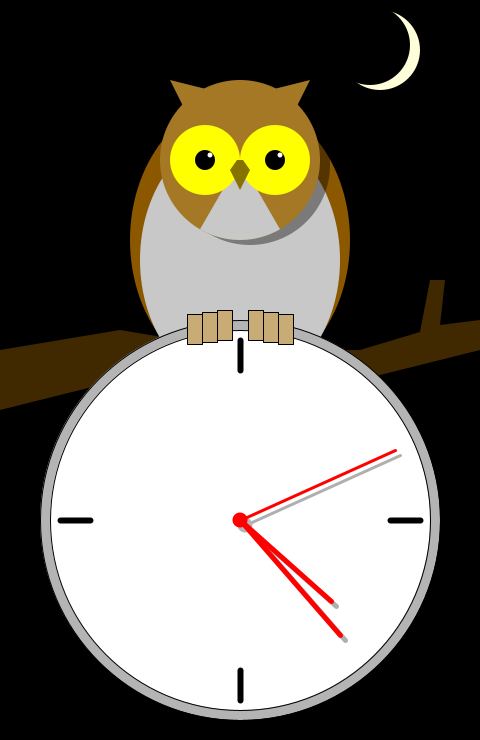
Frame 1 (no input)
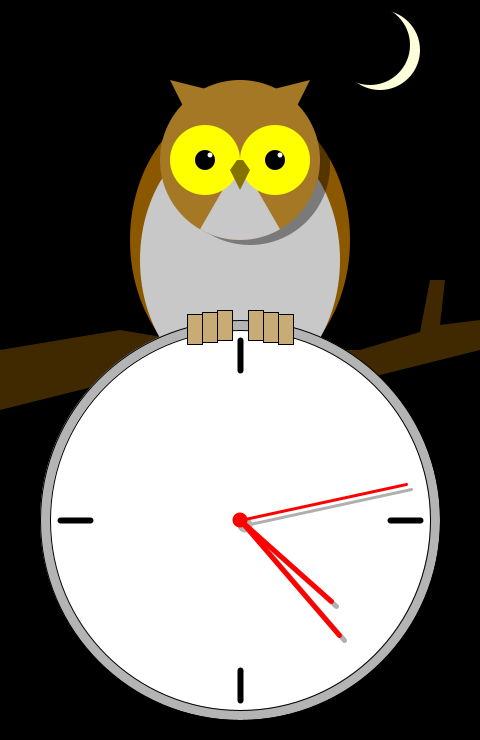
Frame 60 (the mouse pressed at the canvas centre just before this capture)
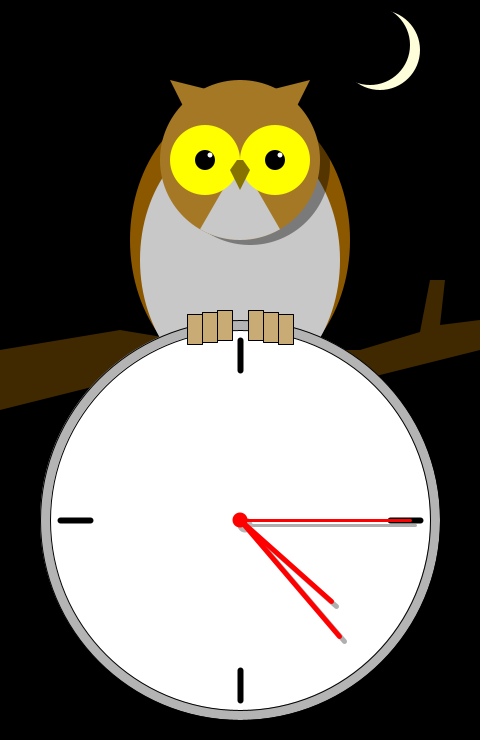
Frame 120 (the mouse held since frame 60 and released just before this capture)

The Processing sketch that drew these frames (run headless with seeded random() and noise(); from frame 60 on, the mouse is pressed at the canvas centre):

// Processing sketch: processing_152155
// ── processing_152155.pde

float scalar = 170;
float speed = 0.05;
float x, y, s, m, h, centroX, centroY;

void setup() { 
size(480,740);
smooth();
}

void draw() {
centroX=width/2;
centroY=520;
  
  
  
background(0,0,0);
noStroke();

// Luna
fill(255,254,219);
ellipse(380,50,80,80);
fill(0,0,0);
ellipse(370,45,80,80);

//ramo
fill(64,41,0);
beginShape();                                    
vertex(0,350);
vertex(120,330);
vertex(240,350);
vertex(360,350);
vertex (420,332);
vertex(430,280);
vertex(445,280);
vertex(440,325);
vertex(480,320);

vertex(480,350);
vertex(360,380);
vertex(240,390);
vertex(120,380);
vertex(0,410);
endShape(CLOSE);

//Fine ramo




// Inizio corpo
fill(139,88,0);
ellipse(centroX,240,220,280);

fill(200);
ellipse(centroX,260,200,260);
// fine corpo


// inizio testa
fill(0,0,0,100);
ellipse(250,165,160,160);

fill(165,120,37);
ellipse(240,160,160,160);                        //Testa gufo

beginShape();                                    // Orecchie
vertex(centroX+70,80);
vertex(centroX+30,90);
vertex(centroX+50,120);
endShape(CLOSE);

beginShape();
vertex(centroX-70,80);
vertex(centroX-30,90);
vertex(centroX-50,120);
endShape(CLOSE);

fill(200);                               // Gola grigia
arc(240,160,160,160,radians(60),radians(120));

fill(255,255,0);                                     // Occhi
ellipse(centroX-35,160,70,70);
ellipse(centroX+35,160,70,70);

fill(0,0,0);
ellipse(centroX-35,160,20,20);
ellipse(centroX+35,160,20,20);


fill(255,255,255);
ellipse(centroX-30,155,5,5);
ellipse(centroX+40,155,5,5);

fill(134,114,0);

beginShape();                                   // Becco 
vertex(centroX-3,160);
vertex(centroX+3,160);
vertex(centroX+10,170);
vertex(centroX,190);
vertex(centroX-10,170);
endShape(CLOSE);

// fine testa
// Orologio..
stroke(0);
strokeWeight(1);
fill(180); 
ellipse(centroX,520,400,400);
fill(255); 
ellipse(centroX,520,380,380);

// ore
stroke(0,0,0);
strokeWeight(6);
line(centroX,340,centroX,370);
line(centroX,670,centroX,700);
line(60,520,90,520);
line(390,520,420,520);



// zampe

strokeWeight(1);
fill(201,171,118);
strokeJoin(ROUND);
rect(centroX-53,314,15,30);
rect(centroX-38,312,15,30);
rect(centroX-23,310,15,30);

rect(centroX+8,310,15,30);
rect(centroX+23,312,15,30);
rect(centroX+38,314,15,30);

// comincia il blocco di prog per l'animazione delle lancette.

s = map (second(), 0, 60, 0, TWO_PI) - HALF_PI;                                           // rimappatura dei valori dei secondi, minuti, ore.
m = map (minute() + norm(second(), 0, 60), 0, 60, 0, TWO_PI) - HALF_PI;                   // aggiungo il norm per lo spostamento addizionale della lancetta dei minuti in base al valore dei secondi
h = map (hour() + norm(minute(), 0, 60), 0, 12, 0,  TWO_PI) - HALF_PI;                    // aggiungo il norm per lo spostamento addizionale della lancetta delle ore in base al valore dei minuti

// E' CERCATO IL FATTO CHE LE OMBRE SI SPOSTANO DAVANTI E DIETRO LE LANCETTE?
// SI SOVRAPPONGONO A 115 E 315 GRADI
// prima le ombre delle lancette....
centroX = centroX+5;                       // spostiamo il centro dell'orologio di 5 px in x e y
centroY = 525;



                                         // Inizio lancetta secondi

x = centroX + cos(s) * scalar;           // lancetta con inizio al centro, vertice X in centro x + coseno angolo moltipl. per la lunghezza lancetta secondi.
y = centroY + sin(s) * scalar;           // lancetta con inizio al centro, vertice Y in centro Y + seno angolo moltipl. per la lunghezza lancetta secondi.

stroke(0,0,0,80);                       // Notare la finezza, canale alpha per ombre trasparenti
strokeWeight(3);
line(centroX, centroY, x, y);

                                         // inizio lancetta minuti, prima di tutto ridimensioniamo la lancetta...
                                        
scalar= 0.9 * scalar;                     // Dimensioniamo la lacetta dei minuti al 90% di quella dei secondi  

x = centroX + cos(m) * scalar;           // lancetta con inizio al centro, vertice X in centro x+coseno angolo moltipl. per lungh. lanc. minuti (scalar) e stesso per Y
y = centroY + sin(m) * scalar;           
strokeWeight(5);
line(centroX, centroY, x, y);
                                         // passiamo alle ore, ora è facile, copia e incolla..  

scalar= 0.8 * scalar;                     // lancetta delle ore al 80% di quella dei minuti 

x = centroX + cos(h) * scalar;           // lancetta con inizio al centro, vertice X in centro x+coseno angolo moltipl. per lungh. lanc. minuti (scalar) e stesso per Y
y = centroY + sin(h) * scalar;           //  e vvai.... 
strokeWeight(5);
line(centroX, centroY, x, y);

scalar = 170;                            //Riportiamo a 170 il valore di scalar
noStroke();                                 // ombra al centro delle lancette
fill(180);
ellipse(centroX,centroY,15,15);


// ora le lancette...


noStroke();
centroX = width/2;                       // salviamo in memoria il centro dell'orologio
centroY = 520;
fill(255,0,0);
ellipse(centroX,centroY,15,15);        // cerchio al centro delle lancette

                                         // Inizio lancetta secondi

x = centroX + cos(s) * scalar;           // lancetta con inizio al centro, vertice X in centro x + coseno angolo moltipl. per la lunghezza lancetta secondi.
y = centroY + sin(s) * scalar;           // lancetta con inizio al centro, vertice Y in centro Y + seno angolo moltipl. per la lunghezza lancetta secondi.

stroke(255,0,0);
strokeWeight(3);
line(centroX, centroY, x, y);

                                         // inizio lancetta minuti, prima di tutto ridimensioniamo la lancetta...
                                        
scalar= 0.9 * scalar;                     // Dimensioniamo la lacetta dei minuti al 90% di quella dei secondi  

x = centroX + cos(m) * scalar;           // lancetta con inizio al centro, vertice X in centro x+coseno angolo moltipl. per lungh. lanc. minuti (scalar) e stesso per Y
y = centroY + sin(m) * scalar;           
strokeWeight(5);
line(centroX, centroY, x, y);
                                         // passiamo alle ore, ora è facile, copia e incolla..  

scalar= 0.8 * scalar;                     // lancetta delle ore al 80% di quella dei minuti 

x = centroX + cos(h) * scalar;           // lancetta con inizio al centro, vertice X in centro x+coseno angolo moltipl. per lungh. lanc. minuti (scalar) e stesso per Y
y = centroY + sin(h) * scalar;           //  e vvai.... 
strokeWeight(5);
line(centroX, centroY, x, y);
                                  

scalar = 170;                               // riportiamo a 170 il valore di scalar per il prossimo loop, altrimenti le lancette sarebbero sempre più piccole










}
